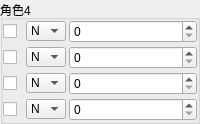
                        <widget class="QGroupBox" name="groupBox_51">
                         <property name="maximumSize">
                          <size>
                           <width>200</width>
                           <height>100</height>
                          </size>
                         </property>
                         <property name="title">
                          <string>角色4</string>
                         </property>
                         <layout class="QGridLayout" name="gridLayout_48">
                          <property name="leftMargin">
                           <number>0</number>
                          </property>
                          <property name="topMargin">
                           <number>0</number>
                          </property>
                          <property name="rightMargin">
                           <number>0</number>
                          </property>
                          <property name="bottomMargin">
                           <number>0</number>
                          </property>
                          <property name="spacing">
                           <number>3</number>
                          </property>
                          <item row="3" column="0">
                           <widget class="QCheckBox" name="checkBox_125">
                            <property name="maximumSize">
                             <size>
                              <width>20</width>
                              <height>20</height>
                             </size>
                            </property>
                            <property name="text">
                             <string/>
                            </property>
                           </widget>
                          </item>
                          <item row="2" column="0">
                           <widget class="QCheckBox" name="checkBox_126">
                            <property name="maximumSize">
                             <size>
                              <width>20</width>
                              <height>20</height>
                             </size>
                            </property>
                            <property name="text">
                             <string/>
                            </property>
                           </widget>
                          </item>
                          <item row="1" column="0">
                           <widget class="QCheckBox" name="checkBox_123">
                            <property name="maximumSize">
                             <size>
                              <width>20</width>
                              <height>20</height>
                             </size>
                            </property>
                            <property name="text">
                             <string/>
                            </property>
                           </widget>
                          </item>
                          <item row="2" column="2">
                           <widget class="QSpinBox" name="spinBox_34">
                            <property name="buttonSymbols">
                             <enum>QAbstractSpinBox::UpDownArrows</enum>
                            </property>
                           </widget>
                          </item>
                          <item row="3" column="2">
                           <widget class="QSpinBox" name="spinBox_33">
                            <property name="buttonSymbols">
                             <enum>QAbstractSpinBox::UpDownArrows</enum>
                            </property>
                           </widget>
                          </item>
                          <item row="0" column="0">
                           <widget class="QCheckBox" name="checkBox_124">
                            <property name="maximumSize">
                             <size>
                              <width>20</width>
                              <height>20</height>
                             </size>
                            </property>
                            <property name="text">
                             <string/>
                            </property>
                           </widget>
                          </item>
                          <item row="1" column="2">
                           <widget class="QSpinBox" name="spinBox_35">
                            <property name="buttonSymbols">
                             <enum>QAbstractSpinBox::UpDownArrows</enum>
                            </property>
                           </widget>
                          </item>
                          <item row="0" column="2">
                           <widget class="QSpinBox" name="spinBox_36">
                            <property name="buttonSymbols">
                             <enum>QAbstractSpinBox::UpDownArrows</enum>
                            </property>
                           </widget>
                          </item>
                          <item row="0" column="1">
                           <widget class="QComboBox" name="comboBox_128">
                            <property name="maximumSize">
                             <size>
                              <width>40</width>
                              <height>20</height>
                             </size>
                            </property>
                            <item>
                             <property name="text">
                              <string>N</string>
                             </property>
                            </item>
                            <item>
                             <property name="text">
                              <string>1</string>
                             </property>
                            </item>
                            <item>
                             <property name="text">
                              <string>2</string>
                             </property>
                            </item>
                            <item>
                             <property name="text">
                              <string>3</string>
                             </property>
                            </item>
                            <item>
                             <property name="text">
                              <string>4</string>
                             </property>
                            </item>
                            <item>
                             <property name="text">
                              <string>5</string>
                             </property>
                            </item>
                            <item>
                             <property name="text">
                              <string>6</string>
                             </property>
                            </item>
                           </widget>
                          </item>
                          <item row="3" column="1">
                           <widget class="QComboBox" name="comboBox_130">
                            <property name="maximumSize">
                             <size>
                              <width>40</width>
                              <height>20</height>
                             </size>
                            </property>
                            <item>
                             <property name="text">
                              <string>N</string>
                             </property>
                            </item>
                            <item>
                             <property name="text">
                              <string>1</string>
                             </property>
                            </item>
                            <item>
                             <property name="text">
                              <string>2</string>
                             </property>
                            </item>
                            <item>
                             <property name="text">
                              <string>3</string>
                             </property>
                            </item>
                            <item>
                             <property name="text">
                              <string>4</string>
                             </property>
                            </item>
                            <item>
                             <property name="text">
                              <string>5</string>
                             </property>
                            </item>
                            <item>
                             <property name="text">
                              <string>6</string>
                             </property>
                            </item>
                           </widget>
                          </item>
                          <item row="1" column="1">
                           <widget class="QComboBox" name="comboBox_129">
                            <property name="maximumSize">
                             <size>
                              <width>40</width>
                              <height>20</height>
                             </size>
                            </property>
                            <item>
                             <property name="text">
                              <string>N</string>
                             </property>
                            </item>
                            <item>
                             <property name="text">
                              <string>1</string>
                             </property>
                            </item>
                            <item>
                             <property name="text">
                              <string>2</string>
                             </property>
                            </item>
                            <item>
                             <property name="text">
                              <string>3</string>
                             </property>
                            </item>
                            <item>
                             <property name="text">
                              <string>4</string>
                             </property>
                            </item>
                            <item>
                             <property name="text">
                              <string>5</string>
                             </property>
                            </item>
                            <item>
                             <property name="text">
                              <string>6</string>
                             </property>
                            </item>
                           </widget>
                          </item>
                          <item row="2" column="1">
                           <widget class="QComboBox" name="comboBox_131">
                            <property name="maximumSize">
                             <size>
                              <width>40</width>
                              <height>20</height>
                             </size>
                            </property>
                            <item>
                             <property name="text">
                              <string>N</string>
                             </property>
                            </item>
                            <item>
                             <property name="text">
                              <string>1</string>
                             </property>
                            </item>
                            <item>
                             <property name="text">
                              <string>2</string>
                             </property>
                            </item>
                            <item>
                             <property name="text">
                              <string>3</string>
                             </property>
                            </item>
                            <item>
                             <property name="text">
                              <string>4</string>
                             </property>
                            </item>
                            <item>
                             <property name="text">
                              <string>5</string>
                             </property>
                            </item>
                            <item>
                             <property name="text">
                              <string>6</string>
                             </property>
                            </item>
                           </widget>
                          </item>
                         </layout>
                        </widget>
